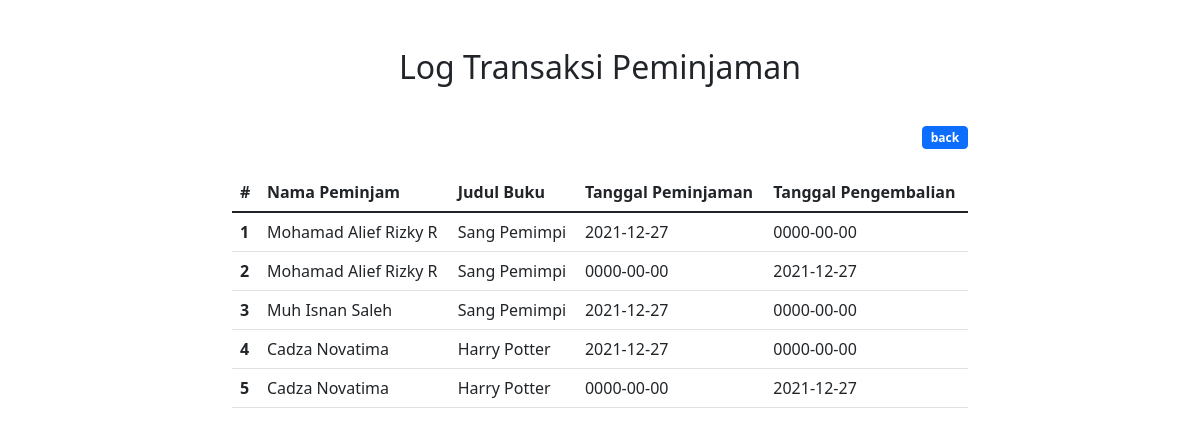
Page /transaksi.php on the committed database.
### tables this page shows
CREATE TABLE `transaksi` (
  `id_transaksi` int(11) NOT NULL,
  `id_mahasiswa` int(11) NOT NULL,
  `id_buku` int(11) NOT NULL,
  `tanggal_peminjaman` date NOT NULL,
  `tanggal_pengembalian` date NOT NULL
);

CREATE TABLE `mahasiswa` (
  `id_mahasiswa` int(11) NOT NULL,
  `nama` varchar(50) NOT NULL,
  `nim` varchar(25) NOT NULL
);

CREATE TABLE `buku` (
  `id_buku` int(11) NOT NULL,
  `judul_buku` varchar(50) NOT NULL,
  `nama_pengarang` varchar(50) NOT NULL,
  `nama_penerbit` varchar(50) NOT NULL,
  `tahun_terbit` year(4) NOT NULL
);

### transaksi.php (the view, shortened to what this page needs)
<?php
    include "./controller/connection.php";
?>
<!DOCTYPE html>
<html lang="en">
<head>
    <link href="https://cdn.jsdelivr.net/npm/bootstrap@5.1.3/dist/css/bootstrap.min.css" rel="stylesheet">
    <link rel="stylesheet" href="assets/style.css">
</head>
<body>
    <div class="container mt-4">
        <div class="row">
            <div class="col-md-2"></div>
            <div class="col-md">
                <h2 class="text-center mt-4">Log Transaksi Peminjaman</h2>
                <div class="text-end mt-4">
                    <div class="logout">
                        <a href="dashboard_admin.php" class="btn btn-primary badge mt-3">back</a>
                    </div>
                </div>
                <table class="table mt-4">
                    <thead>
                        <tr>
                            <th scope="col">#</th>
                            <th scope="col">Nama Peminjam</th>
                            <th scope="col">Judul Buku</th>
                            <th scope="col">Tanggal Peminjaman</th>
                            <th scope="col">Tanggal Pengembalian</th>
                        </tr>
                    </thead>
                    <tbody>
                        <?php
                            $data = $db -> query("SELECT buku.judul_buku,mahasiswa.nama,transaksi.tanggal_peminjaman,transaksi.tanggal_pengembalian FROM buku INNER JOIN transaksi ON transaksi.id_buku = buku.id_buku INNER JOIN mahasiswa ON transaksi.id_mahasiswa = mahasiswa.id_mahasiswa");
                            $number = 1;
                            while($data_mahasiswa = $data -> fetch_array()){
                                ?>
                                    <tr>
                                    <th scope="row"><?php echo $number?></th>
                                    <td><?php echo $data_mahasiswa['nama'] ?></td>
                                    <td><?php echo $data_mahasiswa['judul_buku']?></td>
                                    <td><?php echo $data_mahasiswa['tanggal_peminjaman']?></td>
                                    <td><?php echo $data_mahasiswa['tanggal_pengembalian']?></td>
                                    </tr>
                            <?php
                                $number++;
                            }
                            ?>
                    </tbody>
                </table>
            </div>
            <div class="col-md-2"></div>
        </div>
    </div>
</body>
</html>

### assets/style.css (style rules this page uses)
* { margin: 0; padding: 0; box-sizing: border-box; }

### rows in the picture
transaksi: id_mahasiswa.nama "Mohamad Alief Rizky R", id_buku.judul_buku "Sang Pemimpi", tanggal_peminjaman "2021-12-27", tanggal_pengembalian "0000-00-00"
transaksi: id_mahasiswa.nama "Mohamad Alief Rizky R", id_buku.judul_buku "Sang Pemimpi", tanggal_peminjaman "0000-00-00", tanggal_pengembalian "2021-12-27"
transaksi: id_mahasiswa.nama "Muh Isnan Saleh", id_buku.judul_buku "Sang Pemimpi", tanggal_peminjaman "2021-12-27", tanggal_pengembalian "0000-00-00"
transaksi: id_mahasiswa.nama "Cadza Novatima", id_buku.judul_buku "Harry Potter", tanggal_peminjaman "2021-12-27", tanggal_pengembalian "0000-00-00"
transaksi: id_mahasiswa.nama "Cadza Novatima", id_buku.judul_buku "Harry Potter", tanggal_peminjaman "0000-00-00", tanggal_pengembalian "2021-12-27"
